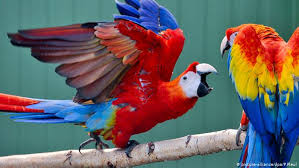
#> input picture clases/images.jpeg, 299 x 168 px
$ python read-image.py
#> lines starting #> are read from the running program, lines starting #| are printed output that depends on the picture; after the words box and inside, x2 and y2 are one past the last pixel; in counts of white or black regions, pixels touching at a corner belong together
from cv2 import cv2
import matplotlib.pyplot as plt

img = cv2.imread("images.jpeg")
#> img is the input picture: shape (168, 299, 3); mean B, G, R 100.3, 98.5, 104.3
img = cv2.cvtColor(img, cv2.COLOR_BGR2RGB)

r = img[:, :, 0]
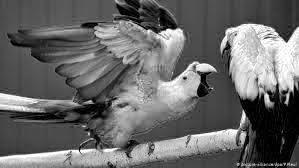
#> r: shape (168, 299); min 0, max 255, mean 104.3
g = img[:, :, 1]
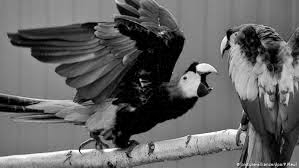
#> g: shape (168, 299); min 0, max 255, mean 98.5
b = img[:, :, 2]
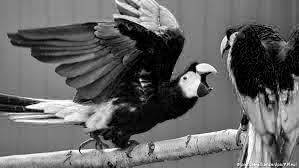
#> b: shape (168, 299); min 0, max 255, mean 100.3

plt.figure()
plt.subplot(3, 2, 1)
plt.imshow(img)
plt.subplot(3, 2, 2)
plt.imshow(r, cmap='gray')
plt.subplot(3, 2, 3)
plt.imshow(g, cmap='gray')
plt.subplot(3, 2, 4)
plt.imshow(b, cmap='gray')

P = cv2.cvtColor(img, cv2.COLOR_RGB2GRAY)
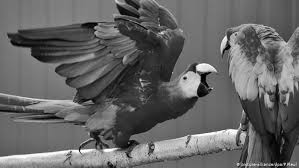
#> P: shape (168, 299); min 0, max 255, mean 100.4
plt.figure()
plt.imshow(P, cmap='gray')

plt.figure()
tresh, BN = cv2.threshold(P, 0, 255, cv2.THRESH_BINARY | cv2.THRESH_OTSU)
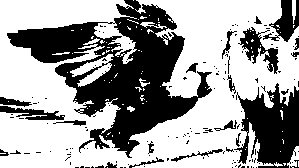
#> BN: shape (168, 299); 62.7% white; 146 black regions (124 under 20 px), largest, box (x1, y1, x2, y2) and area: (7, 0, 212, 158) 12101, (234, 83, 299, 168) 3386, (263, 0, 299, 42) 694
#> tresh = 91
plt.imshow(BN, cmap='gray')

plt.show()

print(img)
#> (printed output is left out)
